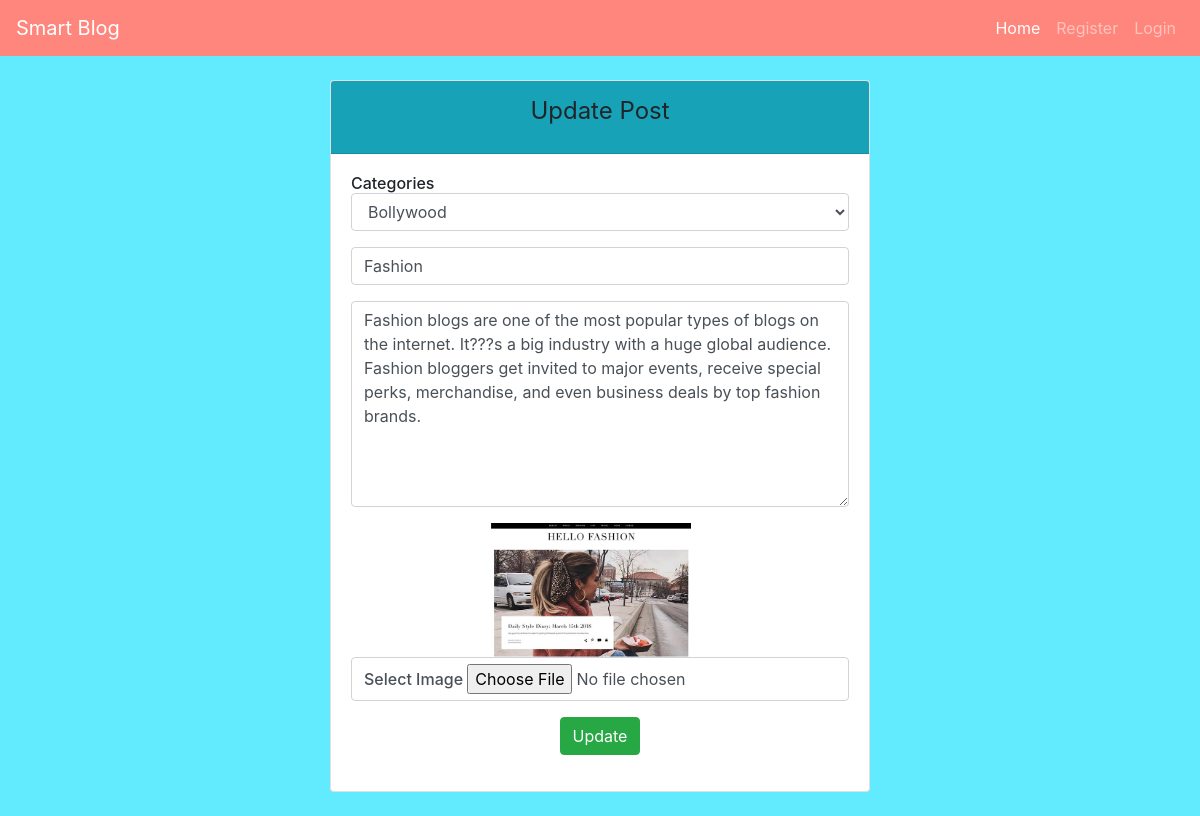
The page /admin/updatePost.php?pid=17 on the database its author committed.
### tables this page shows
CREATE TABLE `posts` (
  `id` int(12) NOT NULL,
  `title` text NOT NULL,
  `content` longtext NOT NULL,
  `image` varchar(500) DEFAULT NULL,
  `cid` int(12) NOT NULL,
  `userId` int(12) NOT NULL,
  `pDate` timestamp NOT NULL DEFAULT current_timestamp() ON UPDATE current_timestamp()
);

### admin/config/allCategory.php (called while the page is built)
<?php
require 'connection.php';
	$selectQuery = "SELECT * FROM `categories` ";
    $query = mysqli_query($con, $selectQuery);
?>

### admin/updatePost.php (the view, shortened to what this page needs)
<!doctype html>
<html lang="en">
  <head>
    <link rel="stylesheet" type="text/css" href="assets/css/style.css">
    <link rel="stylesheet" href="https://cdnjs.cloudflare.com/ajax/libs/font-awesome/4.7.0/css/font-awesome.min.css">
    <link rel="stylesheet" href="https://maxcdn.bootstrapcdn.com/bootstrap/4.0.0/css/bootstrap.min.css">
  </head>
  <body>
    <?php
    require_once('navbar.php');
    ?>
    <main class="mybg">
        <div class="container py-4" >
            <div class="row">
                <div class="col-md-6 offset-md-3">
                    <div class="card">
                        <div class="card-header text-center bg-info" style="font-size: 24px;">
                            <div class="card-title">Update Post</div>
                        </div>
                        <div class="card-body">
                            <?php
                                include 'config/connection.php';
                                $pid = $_GET['pid'];
                                $selectQuery = "SELECT * FROM `posts` where id='$pid' ";
                                $query = mysqli_query($con, $selectQuery);
                                while($p = mysqli_fetch_array($query))
                                {
                            ?>
                            <form action="config/updatePosts.php" method="post" enctype="multipart/form-data">
                                <div class="form-group">
                            <h6>Categories
                                <select class="form-control" name="cid">
                                    <?php
                                      require 'config/allCategory.php';
                                      while($c=mysqli_fetch_array($query)){
                                    ?>
                                     <option value="<?php echo $c['cid']; ?>"> <?php echo $c['cName']; ?> </option>
                                     <?php
                                     }
                                    ?>
                                </select></h6>
                        </div>
                        <div class="form-group">
                            <input type="text" name="title" value="<?php echo $p['title'];?>" placeholder="Enter Post Title" class="form-control" required>
                        </div>
                        <div class="form-group">
                            <textarea rows="8" name="content" placeholder="Enter Post Content" class="form-control" required><?php echo $p['content'];?></textarea>
                        </div>
                        <div>
                            <img class="img-responsive" src="<?php echo '../image/postImg/'.$p['image'];?>" width=200 style="margin-left: 140px;"/>
                        </div>
                        <div class="form-group">
                            <h6 class="form-control">Select Image <input type="file" name="image" id="image"/></h6>
                        </div>
                            <?php
                                    }
                                ?>
                                <div class="form-group text-center">
                                    <input id="submit-btn" class="btn btn-success" type="submit" name="updatePost" value="Update"></btn>
                                </div>
                            </form>
                        </div>
                    </div>
                </div>
            </div>
        </div>
    </main>
  </body>
</html>

### admin/assets/css/style.css (style rules this page uses)
* { margin: 0; padding: 0; box-sizing: border-box; }
.mybg { background-color: #62ebff; }

### rows shown on the page
posts: title "Fashion", content "Fashion blogs are one of the most popular types of blogs on the internet. It???s a big industry with a huge global audience. Fashion bloggers get invited to major events, receive special perks, merchandise, and even business deals by top fashion brands.", image (picture)

### other values the page prints
form field cid "Bollywood"
